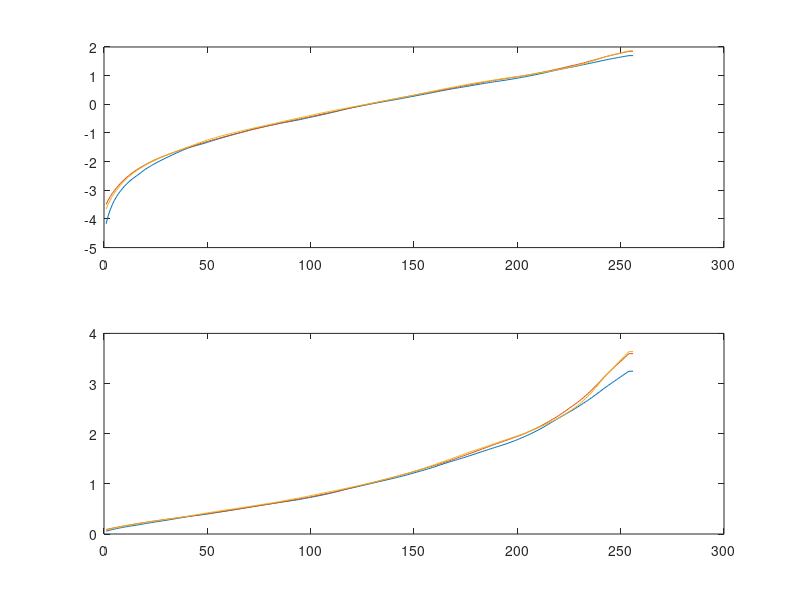

Here is the MATLAB script that generated this plot: (Note: this script raises an error after producing the figure.)
%%
% Lab 1 - HDR
%%
clear

exposureRatio = 2;

load('gfun.mat');

%% plot g function
subplot(2,1,1);
plot(gfun);
subplot(2,1,2);
plot(2.^gfun);


%% read in pictures
for i=1:14
    pictures(:,:,:,i) = imread(strcat('Img',num2str(i),'.tiff'));
    gPictures(:,:,i) = rgb2gray(pictures(:,:,:,i));
end


hiIntVal = max(max(gPictures(:,:,1)));
[hiIntX, hiIntY] = find (gPictures(:,:,1) == hiIntVal);
loIntVal = min(min(gPictures(:,:,14)));
[loIntX, loIntY] = find (gPictures(:,:,14) == loIntVal);
medianGray = median(median(gPictures(:,:,9)));
[medianGrayX, medianGrayY] = find(gPictures(:,:,9) == medianGray);


for i=1:14
    hiIntValues(:,i) = gPictures(hiIntX, hiIntY, i);
    loIntValues(:,i) = gPictures(loIntX(1,1), loIntY(1,1), i);
    medianValues(:,i) = gPictures(medianGrayX(1,1), medianGrayY(1,1), i);
end

plot(hiIntValues, 'r');
hold on
plot(loIntValues, 'g');
plot(medianValues, 'b');